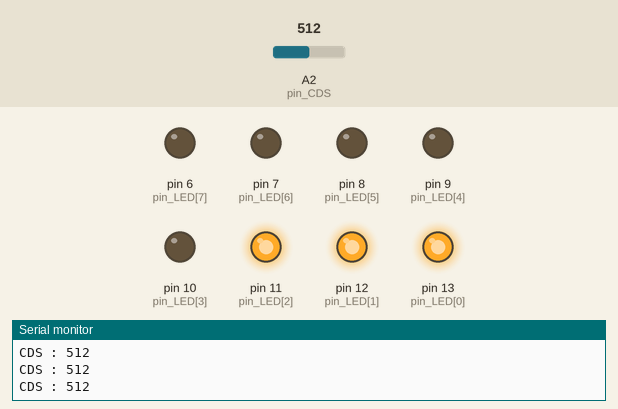
Recording of a sketch running on a simulated Arduino Uno, built with avr-gcc and run on an emulated ATmega328P. Shown: output pins drawn as LEDs (lit = HIGH), the last lines printed to the serial monitor. The test bench sets the inputs (shaded band); at power-on: A2 (pin_CDS) = 512. Pins used as bus, display or sensor lines are not drawn.

Above: at 1.3 s.
1.4 s: A2 (pin_CDS) set to 588
3.2 s: A2 (pin_CDS) set to 616
At 5.2 s:
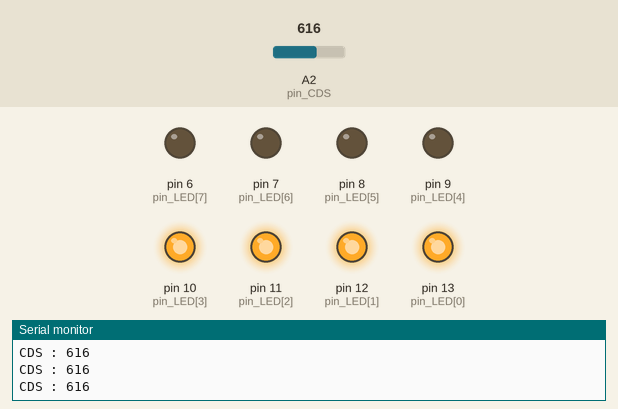
5.5 s: A2 (pin_CDS) set to 684
7.2 s: A2 (pin_CDS) set to 717
At 8.3 s:
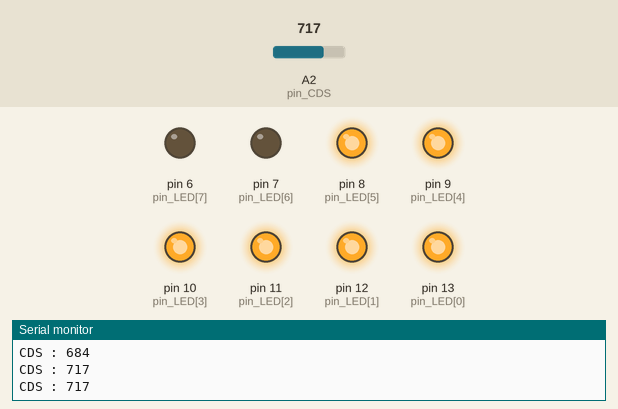
9.5 s: A2 (pin_CDS) set to 793
11.2 s: A2 (pin_CDS) set to 815
At 12.7 s:
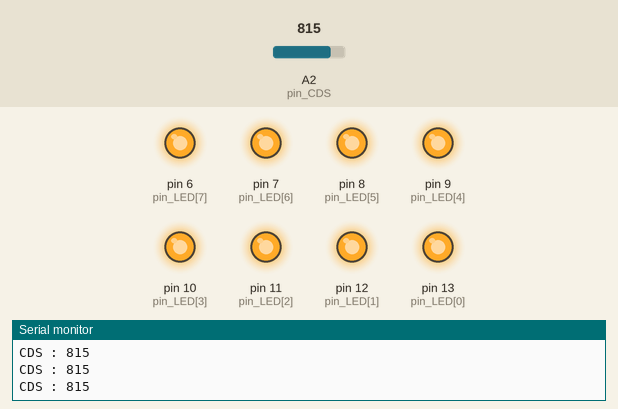
Timing chart, 0 to 14.2 s (numbered marks = the images above; inputs shaded):
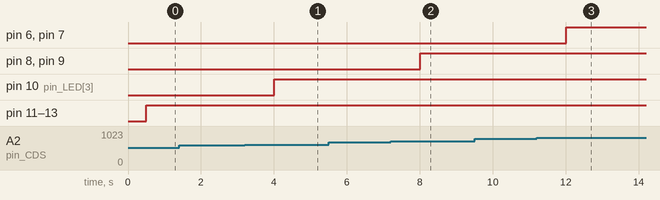

The sketch:

CDS_LED_test.ino
```cpp
int pin_GND = A0; // Ground pin
int pin_VCC = A1; // Power pin
int pin_CDS = A2; // Cds pin
int pin_LED[8] = {13,12,11,10,9,8,7,6};
void setup() {
  // put your setup code here, to run once:
  pinMode(pin_GND,OUTPUT);
  pinMode(pin_VCC,OUTPUT);
  pinMode(pin_CDS,INPUT);
  digitalWrite(pin_GND,LOW);
  digitalWrite(pin_VCC,HIGH);
  Serial.begin(9600);
  for(int i=0;i<8;i++)
  pinMode(pin_LED[i],OUTPUT);

}

void loop() {
  // put your main code here, to run repeatedly:
  int adc_data = analogRead(pin_CDS);
  Serial.print("CDS : ");
  Serial.println(adc_data);
  delay(500);
  for(int i=0;i<8;i++)
  digitalWrite(pin_LED[i],LOW);


  if(adc_data>=0&&adc_data<200)
  digitalWrite(pin_LED[0],HIGH);
  else if(adc_data>=200&&adc_data<400)
  {
    for(int i=0;i<2;i++)
    digitalWrite(pin_LED[i],HIGH);
  }
  else if(adc_data>=400&&adc_data<600)
  {
    for(int i=0;i<3;i++)
    digitalWrite(pin_LED[i],HIGH);
  }
  else if(adc_data>=600&&adc_data<700)
  {
    for(int i=0;i<4;i++)
    digitalWrite(pin_LED[i],HIGH);
  }
  else if(adc_data>=700&&adc_data<800)
  {
    for(int i=0;i<6;i++)
    digitalWrite(pin_LED[i],HIGH);
  }
  else if(adc_data>=800&&adc_data>1000)
  {
    for(int i=0;i<7;i++)
    digitalWrite(pin_LED[i],HIGH);
  }
  else
  {
    for(int i=0;i<8;i++)
    digitalWrite(pin_LED[i],HIGH);
  }
}
```

Measured:
- the behaviour switches between 599 and 600 on A2 (pin_CDS) (found by bisection; images 0 and 1)
- the behaviour switches between 699 and 700 on A2 (pin_CDS) (found by bisection; images 1 and 2)
- the behaviour switches between 799 and 800 on A2 (pin_CDS) (found by bisection; images 2 and 3)
- after the input at 3.2 s, pin 10 (pin_LED[3]): LOW → HIGH after 0.80 s
- after the input at 7.2 s, pin 8 (pin_LED[5]), pin 9 (pin_LED[4]): LOW → HIGH after 0.81 s
- after the input at 11.2 s, pin 6 (pin_LED[7]), pin 7 (pin_LED[6]): LOW → HIGH after 0.81 s
